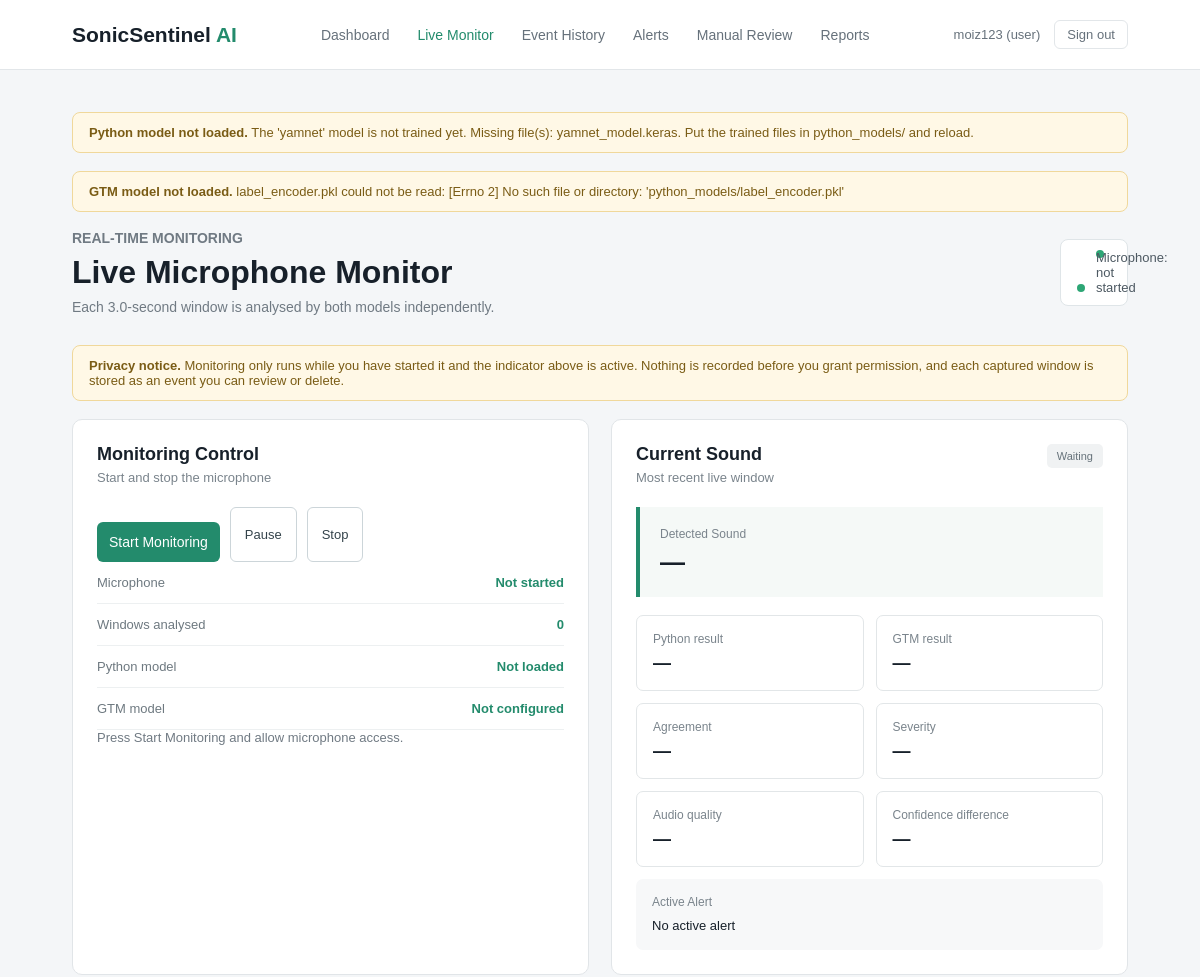
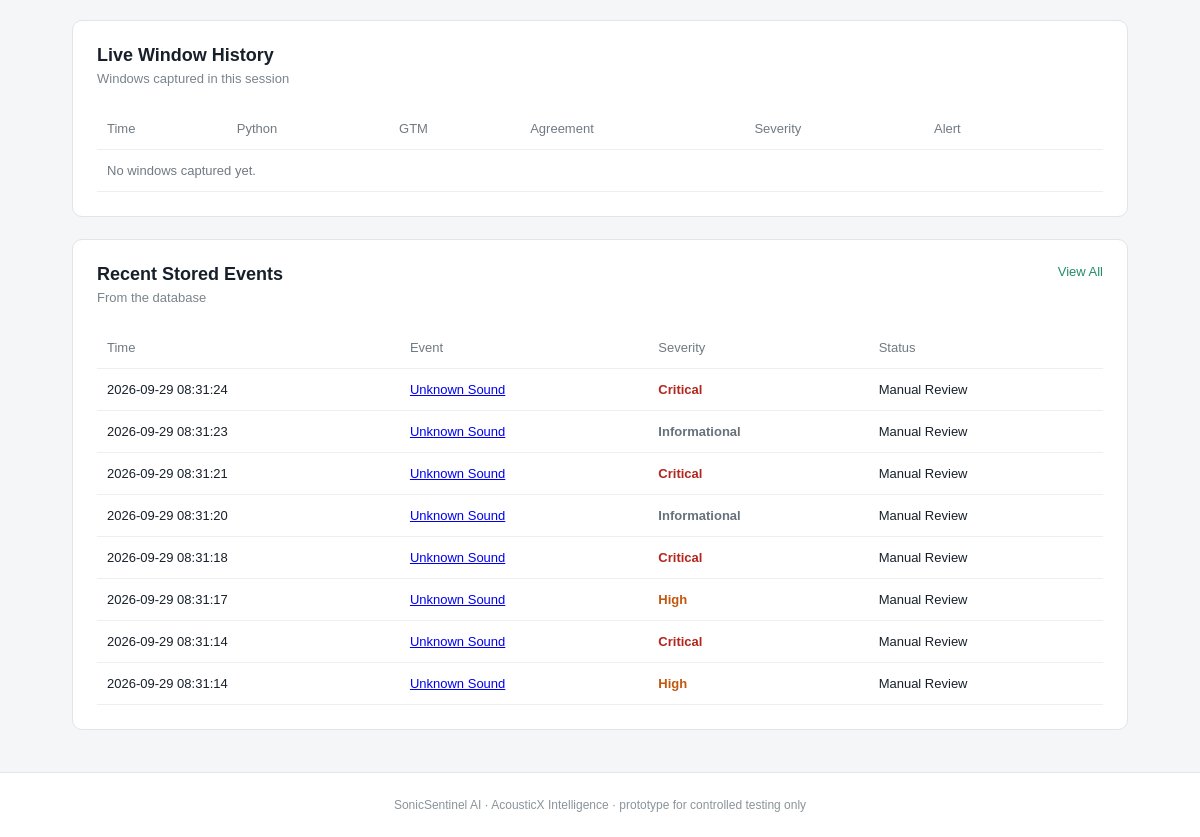
Page /live (signed in) on the committed database (2 pictures, top to bottom).
### tables this page shows
CREATE TABLE users (
        user_id INTEGER PRIMARY KEY,
        username TEXT NOT NULL UNIQUE,
        password_hash TEXT NOT NULL,
        role TEXT NOT NULL
            CHECK (role IN ('user', 'reviewer', 'operator', 'maintenance', 'admin')),
        full_name TEXT,
        email TEXT,
        created_at TEXT NOT NULL DEFAULT CURRENT_TIMESTAMP
    );

CREATE TABLE detections (
        detection_id INTEGER PRIMARY KEY,
        audio_id INTEGER,
        segment_index INTEGER NOT NULL DEFAULT 0,
        start_sec REAL,
        end_sec REAL,

        python_class TEXT,
        python_scores TEXT,
        python_confidence REAL,
        python_model_version TEXT,

        gtm_class TEXT,
        gtm_scores TEXT,
        gtm_confidence REAL,
        gtm_model_version TEXT,

        agreement_status TEXT,
        confidence_difference REAL,
        top_two_margin REAL,
        overlapping_classes TEXT,

        quality TEXT,
        quality_notes TEXT,
        noise_level REAL,

        final_class TEXT,
        confidence_level TEXT,
        severity TEXT,
        alert_status TEXT,
        recommended_action TEXT,
        manual_review_required INTEGER NOT NULL DEFAULT 0,
        manual_review_reason TEXT,
        status TEXT NOT NULL DEFAULT 'Classified',
        reviewer_decision TEXT,

        waveform_path TEXT,
        spectrogram_path TEXT,

        created_at TEXT NOT NULL DEFAULT CURRENT_TIMESTAMP,

        FOREIGN KEY (audio_id) REFERENCES audio_files(audio_id)
    );

### app.py (the view)
@app.route("/live")
def live():
    user = current_user()
    if user is None:
        return redirect(url_for("login"))
    context = page_context()
    context["user"] = user
    return render_template(
        "live.html",
        recent_events=database.get_recent_detections(8),
        active_alerts=database.get_alerts("active", 5),
        segment_duration=SEGMENT_DURATION_SEC,
        **context,
    )

### app.py (called while the page is built, shortened)
def current_user():
    user_id = session.get("user_id")
    if not user_id:
        return None
    return database.get_user(user_id)

def gtm_ready():
    model_file = os.path.join("gtm_model", "model.json")
    return bool(GTM_MODEL_URL) or os.path.exists(model_file)

def encoder_classes():
    import joblib
    path = os.path.join("python_models", LABEL_ENCODER_FILE)
    return [str(c) for c in joblib.load(path).classes_]

def gtm_label_check():
    meta = os.path.join("gtm_model", "metadata.json")
    if not os.path.exists(meta):
        return None
    try:
        with open(meta) as handle:
            labels = json.load(handle).get("labels")
    except ValueError as error:
        return f"gtm_model/metadata.json could not be read: {error}"
    try:
        expected = encoder_classes()
    except Exception as error:
        return f"label_encoder.pkl could not be read: {error}"

def gtm_info():
    source = GTM_MODEL_URL or "/gtm_model/"
    problem = gtm_label_check()
    if problem:
        message = problem
    elif gtm_ready():
        message = "The browser model is loaded in the browser."
    else:
        message = (
            "No browser model found. Put model.json, the weight shard and "
            "metadata.json in gtm_model/, or set the GTM_MODEL_URL environment variable."
        )
    try:
        classes = encoder_classes()
    except Exception:
        classes = list(CLASSES)
    return {
        "ready": gtm_ready() and not problem,
        "source": source,
        "version": GTM_MODEL_VERSION,
        "classes": classes,
        "message": message,
    }

def page_context():
    user = current_user()
    return {
        "user": user,
        "classes": CLASSES,
        "class_names": {name: display_name(name) for name in CLASSES},
        "severities": ["Informational", "Low", "Medium", "High", "Critical"],
        "qualities": ["Good", "Acceptable", "Poor", "Unusable"],
        "statuses": EVENT_STATUSES,
        "model_status": python_model.model_status(),
        "gtm": gtm_info(),
    }

### config/config.py (called while the page is built)
def display_name(class_id):
    return CLASS_NAMES.get(class_id, class_id)

def selected_model_name():
    try:
        with open(SELECTION_FILE) as handle:
            chosen = json.load(handle).get("selected")
    except (OSError, ValueError):
        return None
    return chosen if chosen in PYTHON_MODELS else None

### src/python_model.py (called while the page is built)
def active_model_name():
    return selected_model_name() or ACTIVE_PYTHON_MODEL

### templates/live.html (shortened to what this page needs)
{% extends "base.html" %}
{% set active_page = 'live' %}
{% block content %}
<section class="page-heading">
    <div>
        <p class="small-title">REAL-TIME MONITORING</p>
        <h1>Live Microphone Monitor</h1>
        <p>Each {{ segment_duration }}-second window is analysed by both models independently.</p>
    </div>
    <div class="system-status">
        <span id="micDot"></span>
        <span id="micStatus">Microphone: not started</span>
    </div>
</section>
<div class="notice-box">
    <strong>Privacy notice.</strong> Monitoring only runs while you have started it and the
    indicator above is active. Nothing is recorded before you grant permission, and each
    captured window is stored as an event you can review or delete.
</div>
<section class="main-grid">
    <div class="card input-card">
        <div class="card-heading">
            <div>
                <h2>Monitoring Control</h2>
                <p>Start and stop the microphone</p>
            </div>
        </div>
        <div class="alert-buttons">
            <button type="button" class="main-button" id="startButton">Start Monitoring</button>
            <button type="button" class="secondary-button" id="pauseButton" disabled>Pause</button>
            <button type="button" class="secondary-button" id="stopButton" disabled>Stop</button>
        </div>
        <div class="metric-row">
            <span>Microphone</span>
            <strong id="micStateText">Not started</strong>
        </div>
        <div class="metric-row">
            <span>Windows analysed</span>
            <strong id="windowCount">0</strong>
        </div>
        <div class="metric-row">
            <span>Python model</span>
            <strong>{% if model_status.available %}{{ model_status.name }}{% else %}Not loaded{% endif %}</strong>
        </div>
        <div class="metric-row">
            <span>GTM model</span>
            <strong id="gtmState">{% if gtm.ready %}Loading in browser…{% else %}Not configured{% endif %}</strong>
        </div>
        <p class="muted" id="liveMessage">Press Start Monitoring and allow microphone access.</p>
    </div>
    <div class="card detection-card">
        <div class="card-heading">
            <div>
                <h2>Current Sound</h2>
                <p>Most recent live window</p>
            </div>
            <span class="status-badge" id="liveStatus">Waiting</span>
        </div>
        <div class="detected-event">
            <p>Detected Sound</p>
            <h2 id="liveClass">—</h2>
        </div>
        <div class="result-grid">
            <div class="result-item">
                <p>Python result</p>
                <strong id="livePython">—</strong>
            </div>
            <div class="result-item">
                <p>GTM result</p>
                <strong id="liveGtm">—</strong>
            </div>
            <div class="result-item">
                <p>Agreement</p>
                <strong id="liveAgreement">—</strong>
            </div>
            <div class="result-item">
                <p>Severity</p>
                <strong id="liveSeverity">—</strong>
            </div>
            <div class="result-item">
                <p>Audio quality</p>
                <strong id="liveQuality">—</strong>
            </div>
            <div class="result-item">
                <p>Confidence difference</p>
                <strong id="liveDifference">—</strong>
            </div>
        </div>
        <div class="action-box">
            <p>Active Alert</p>
            <strong id="liveAlert">No active alert</strong>
        </div>
    </div>
</section>
<section class="card events-card">
    <div class="card-heading">
        <div>
            <h2>Live Window History</h2>
            <p>Windows captured in this session</p>
        </div>
    </div>
    <div class="table-wrapper">
        <table>
            <thead>
                <tr>
                    <th>Time</th>
                    <th>Python</th>
                    <th>GTM</th>
                    <th>Agreement</th>
                    <th>Severity</th>
                    <th>Alert</th>
                    <th></th>
                </tr>
            </thead>
            <tbody id="liveHistory">
                <tr><td colspan="7" class="muted">No windows captured yet.</td></tr>
            </tbody>
        </table>
    </div>
</section>
<section class="card events-card">
    <div class="card-heading">
        <div>
            <h2>Recent Stored Events</h2>
            <p>From the database</p>
        </div>
        <a href="{{ url_for('event_history') }}" class="view-link">View All</a>
    </div>
    <div class="table-wrapper">
        <table>
            <thead>
                <tr>
                    <th>Time</th>
                    <th>Event</th>
                    <th>Severity</th>
                    <th>Status</th>
                </tr>
            </thead>
            <tbody>
                {% for event in recent_events %}
                <tr>
                    <td>{{ event['created_at'] }}</td>
                    <td>
                        <a href="{{ url_for('detection_detail', detection_id=event['detection_id']) }}">
                            {{ display_name(event['final_class'] or 'unknown') }}
                        </a>
                    </td>
                    <td><span class="severity-{{ (event['severity'] or 'low')|lower }}">{{ event['severity'] }}</span></td>
                    <td>{{ event['status'] }}</td>
                </tr>
                {% else %}
                <tr><td colspan="4" class="muted">No events recorded yet.</td></tr>
                {% endfor %}
            </tbody>
        </table>
    </div>
</section>
{% endblock %}

### templates/base.html (shortened to what this page needs)
<!DOCTYPE html>
<html lang="en">
<head>
    <link rel="stylesheet" href="{{ url_for('static', filename='style.css') }}">
</head>
<body>
<header class="navbar">
    <div class="logo">
        SonicSentinel <span>AI</span>
    </div>
    {% if user %}
    <nav>
        <a href="{{ url_for('dashboard') }}" class="{% if active_page == 'dashboard' %}active{% endif %}">Dashboard</a>
        <a href="{{ url_for('live') }}" class="{% if active_page == 'live' %}active{% endif %}">Live Monitor</a>
        <a href="{{ url_for('event_history') }}" class="{% if active_page == 'history' %}active{% endif %}">Event History</a>
        <a href="{{ url_for('alerts') }}" class="{% if active_page == 'alerts' %}active{% endif %}">Alerts</a>
        <a href="{{ url_for('manual_review') }}" class="{% if active_page == 'review' %}active{% endif %}">Manual Review</a>
        <a href="{{ url_for('reports') }}" class="{% if active_page == 'reports' %}active{% endif %}">Reports</a>
    </nav>
    <div class="user-box">
        <a href="{{ url_for('profile') }}">{{ user['username'] }} ({{ user['role'] }})</a>
        <a href="{{ url_for('logout') }}" class="logout-link">Sign out</a>
    </div>
    {% endif %}
</header>
<main class="container">
    {% if model_status and not model_status.available %}
    <div class="notice-box">
        <strong>Python model not loaded.</strong> {{ model_status.message }}
    </div>
    {% endif %}
    {% if gtm and not gtm.ready and active_page in ['dashboard', 'live'] %}
    <div class="notice-box">
        <strong>GTM model not loaded.</strong> {{ gtm.message }}
    </div>
    {% endif %}
    {% block content %}{% endblock %}
</main>
<footer>
    <p>SonicSentinel AI · AcousticX Intelligence · prototype for controlled testing only</p>
</footer>
</body>
</html>

### static/style.css (style rules this page uses)
* { margin: 0; padding: 0; box-sizing: border-box; }
body { font-family: Arial, sans-serif; background: #f4f6f8; color: #17202a; }
.navbar { height: 70px; background: #ffffff; border-bottom: 1px solid #e2e6e9; display: flex; align-items: center; justify-content: space-between; padding: 0 6%; }
.logo { font-size: 21px; font-weight: 700; }
.logo span { color: #238b6c; }
nav { display: flex; gap: 28px; }
nav a { text-decoration: none; color: #66717b; font-size: 14px; }
nav a:hover, nav a.active { color: #238b6c; }
.container { width: 88%; max-width: 1250px; margin: 0 auto; padding: 42px 0; }
.page-heading { display: flex; justify-content: space-between; align-items: center; margin-bottom: 30px; }
.small-title { color: #238b6c; font-size: 12px; font-weight: 700; margin-bottom: 8px; }
.page-heading h1 { font-size: 32px; margin-bottom: 8px; }
.page-heading p { color: #707a83; font-size: 14px; }
.system-status { background: #ffffff; border: 1px solid #dfe5e8; padding: 10px 16px; border-radius: 8px; font-size: 13px; color: #4d5962; }
.system-status span { display: inline-block; width: 8px; height: 8px; background: #2da675; border-radius: 50%; margin-right: 7px; }
.main-grid { display: grid; grid-template-columns: 1fr 1fr; gap: 22px; }
.card { background: #ffffff; border: 1px solid #e1e5e8; border-radius: 10px; padding: 24px; }
.card-heading { display: flex; align-items: flex-start; justify-content: space-between; margin-bottom: 22px; }
.card-heading h2 { font-size: 18px; margin-bottom: 5px; }
.card-heading p { color: #7a848c; font-size: 13px; }
.main-button { width: 100%; border: none; background: #238b6c; color: white; padding: 12px; border-radius: 6px; margin-top: 15px; font-size: 14px; cursor: pointer; }
.secondary-button { border: 1px solid #ccd5d9; background: #ffffff; color: #34434b; padding: 10px 14px; border-radius: 6px; font-size: 13px; cursor: pointer; }
.status-badge { background: #f0f2f3; color: #67737b; padding: 6px 10px; border-radius: 5px; font-size: 11px; }
.detected-event { border-left: 4px solid #238b6c; background: #f5f9f7; padding: 20px; margin-bottom: 18px; }
.detected-event p, .result-item p, .action-box p { color: #7a848c; font-size: 12px; margin-bottom: 7px; }
.detected-event h2 { font-size: 25px; }
.result-grid { display: grid; grid-template-columns: 1fr 1fr; gap: 12px; }
.result-item { border: 1px solid #e2e6e8; padding: 16px; border-radius: 7px; }
.result-item strong { font-size: 18px; }
.action-box { background: #f7f8f9; padding: 16px; margin-top: 12px; border-radius: 7px; }
.action-box strong { font-size: 13px; font-weight: normal; }
.alert-buttons { display: flex; gap: 10px; }
.alert-buttons .main-button { width: auto; }
.metric-row { display: flex; justify-content: space-between; padding: 13px 0; border-bottom: 1px solid #edf0f1; font-size: 13px; }
.metric-row span { color: #6e7980; }
.metric-row strong { color: #238b6c; }
.events-card { margin-top: 22px; }
.view-link { color: #238b6c; text-decoration: none; font-size: 13px; }
.table-wrapper { overflow-x: auto; }
table { width: 100%; border-collapse: collapse; }
th, td { padding: 13px 10px; text-align: left; border-bottom: 1px solid #edf0f1; font-size: 13px; }
th { color: #707a82; font-weight: 500; }
footer { text-align: center; padding: 25px; color: #8a949b; font-size: 12px; border-top: 1px solid #e1e5e8; background: #ffffff; }
.user-box { display: flex; gap: 14px; align-items: center; font-size: 13px; }
.user-box a { color: #66717b; text-decoration: none; }
.logout-link { border: 1px solid #e2e6e9; padding: 6px 12px; border-radius: 6px; }
.notice-box { background: #fff8e6; border: 1px solid #f0d89b; color: #7a5c15; padding: 12px 16px; border-radius: 8px; font-size: 13px; margin-bottom: 18px; }
.muted { color: #707a83; font-size: 13px; }
.severity-critical { color: #b3261e; font-weight: 700; }
.severity-high { color: #c2570d; font-weight: 700; }
.severity-informational { color: #66717b; font-weight: 600; }

### rows in the picture
users: username "moiz123", role "user"
detections: created_at "2026-09-29 08:31:24", final_class "Unknown Sound", severity "Critical", status "Manual Review"
detections: created_at "2026-09-29 08:31:23", final_class "Unknown Sound", severity "Informational", status "Manual Review"
detections: created_at "2026-09-29 08:31:21", final_class "Unknown Sound", severity "Critical", status "Manual Review"
detections: created_at "2026-09-29 08:31:20", final_class "Unknown Sound", severity "Informational", status "Manual Review"
detections: created_at "2026-09-29 08:31:18", final_class "Unknown Sound", severity "Critical", status "Manual Review"
detections: created_at "2026-09-29 08:31:17", final_class "Unknown Sound", severity "High", status "Manual Review"
detections: created_at "2026-09-29 08:31:14", final_class "Unknown Sound", severity "Critical", status "Manual Review"
detections: created_at "2026-09-29 08:31:14", final_class "Unknown Sound", severity "High", status "Manual Review"

### other values in the picture
{{ model_status.message }} "The 'yamnet' model is not trained yet. Missing file(s): yamnet_model.keras. Put the trained files in python_models/ and reload."
{{ gtm.message }} "label_encoder.pkl could not be read: [Errno 2] No such file or directory: 'python_models/label_encoder.pkl'"
{{ segment_duration }} "3.0"
